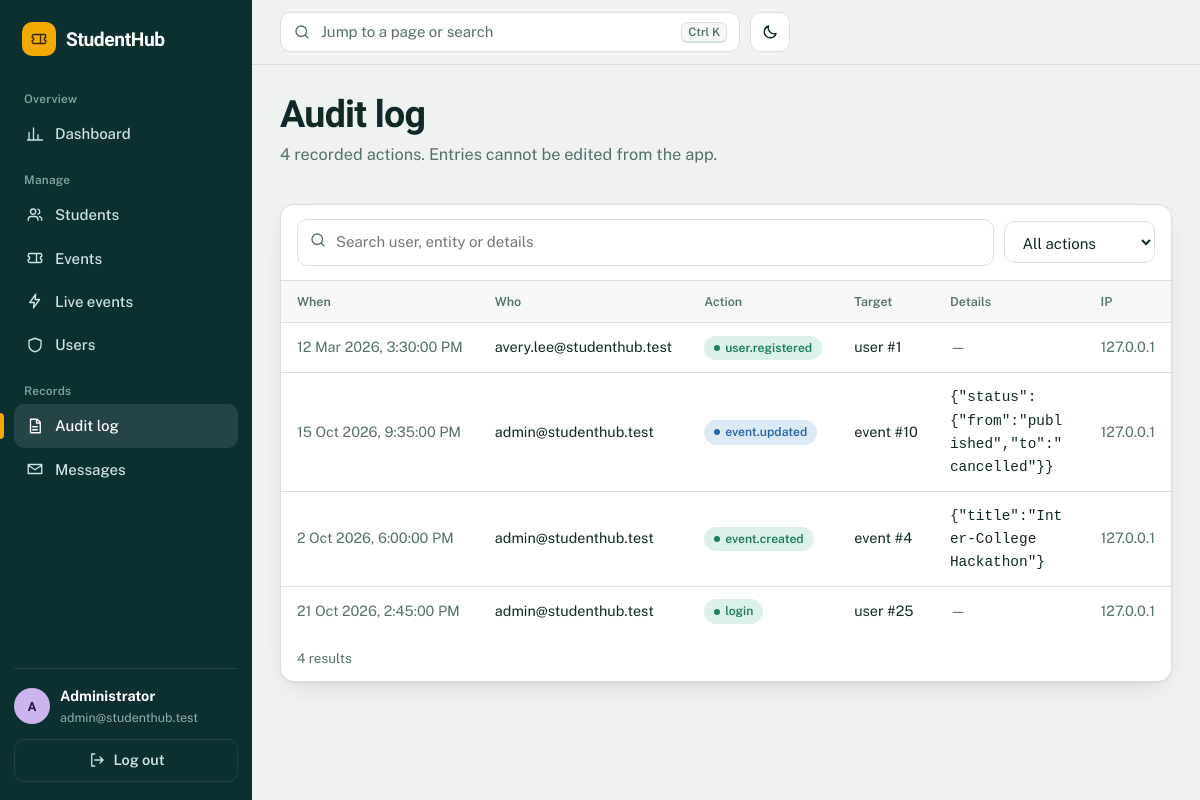
Screenshot of /audit.php (signed in) with the database file from the repository.
### tables this page shows
CREATE TABLE users (
  user_id BIGINT UNSIGNED NOT NULL AUTO_INCREMENT,
  email VARCHAR(254) NOT NULL,
  password_hash VARCHAR(255) NOT NULL,
  role ENUM('student','admin') NOT NULL DEFAULT 'student',
  status ENUM('active','inactive') NOT NULL DEFAULT 'active',
  last_login_at DATETIME DEFAULT NULL,
  created_at TIMESTAMP NOT NULL DEFAULT CURRENT_TIMESTAMP,
  PRIMARY KEY (user_id),
  UNIQUE KEY uq_users_email (email),
  KEY idx_users_role_status (role, status)
);

CREATE TABLE audit_logs (
  audit_id BIGINT UNSIGNED NOT NULL AUTO_INCREMENT,
  user_id BIGINT UNSIGNED DEFAULT NULL,
  action VARCHAR(80) NOT NULL,
  entity_type VARCHAR(80) NOT NULL,
  entity_id BIGINT UNSIGNED DEFAULT NULL,
  details TEXT DEFAULT NULL,                     
  ip_address VARCHAR(45) DEFAULT NULL,
  created_at TIMESTAMP NOT NULL DEFAULT CURRENT_TIMESTAMP,
  PRIMARY KEY (audit_id),
  KEY idx_audit_created (created_at),
  KEY idx_audit_user (user_id),
  KEY idx_audit_action (action),
  CONSTRAINT fk_audit_user FOREIGN KEY (user_id) REFERENCES users (user_id) ON UPDATE CASCADE ON DELETE SET NULL
);

### audit.php (the view, shortened to what the rows shown need)
<?php
require __DIR__ . '/includes/bootstrap.php';
require_login('admin');
$action = clean($_GET['action'] ?? '', 40);
$q = clean($_GET['q'] ?? '', 80);
$where = ['1=1']; $params = [];
$W = implode(' AND ', $where);
$total = (int) q_val("SELECT COUNT(*) FROM audit_logs a LEFT JOIN users u ON u.user_id = a.user_id WHERE $W", $params);
$p = paginate($total, (int) ($_GET['page'] ?? 1), 15);
$rows = q_all("SELECT a.*, u.email FROM audit_logs a LEFT JOIN users u ON u.user_id = a.user_id WHERE $W ORDER BY a.audit_id DESC LIMIT {$p['per']} OFFSET {$p['offset']}", $params);
$groups = ['' => 'All actions', 'login' => 'Sign-ins', 'user.' => 'Accounts', 'student.' => 'Students', 'event.' => 'Events', 'registration.' => 'Registrations', 'access.' => 'Access denied'];
$tone = static fn(string $a): string => str_contains($a, 'failed') || str_contains($a, 'denied') || str_contains($a, 'locked') || str_contains($a, 'deleted') || str_contains($a, 'purged') ? 'bad' : (str_contains($a, 'created') || $a === 'login' || str_contains($a, 'registered') ? 'ok' : 'info');
$query = array_filter(['q' => $q, 'action' => $action]);
render_header('Audit log', ['active' => 'audit', 'subtitle' => $total . ' recorded action' . ($total === 1 ? '' : 's') . '. Entries cannot be edited from the app.']);
?>
<div class="card card-flush">
  <form method="get" class="toolbar" data-autosubmit role="search">
    <div class="search"><?= icon('search') ?><input type="search" name="q" value="<?= h($q) ?>" placeholder="Search user, entity or details" aria-label="Search audit log"></div>
    <select name="action" aria-label="Action group"><?php foreach ($groups as $k => $l): ?><option value="<?= h($k) ?>"<?= $action === $k ? ' selected' : '' ?>><?= h($l) ?></option><?php endforeach; ?></select>
  </form>
  <?php if (!$rows): ?><div class="empty"><?= icon('log') ?><h3>No entries match</h3></div><?php else: ?>
  <div class="table-wrap"><table class="data">
    <thead><tr><th scope="col">When</th><th scope="col">Who</th><th scope="col">Action</th><th scope="col">Target</th><th scope="col">Details</th><th scope="col">IP</th></tr></thead>
    <tbody>
    <?php foreach ($rows as $r): ?>
      <tr>
        <td class="nowrap muted"><?= h(fmt_dt($r['created_at'], 'j M Y, g:i:s A')) ?></td>
        <td><?= h($r['email'] ?? 'system / guest') ?></td>
        <td><span class="badge badge-<?= $tone($r['action']) ?>"><?= h($r['action']) ?></span></td>
        <td class="nowrap"><?= h($r['entity_type']) ?><?= $r['entity_id'] ? ' #' . (int) $r['entity_id'] : '' ?></td>
        <td style="max-width:340px"><?php if ($r['details']): ?><code style="word-break:break-word"><?= h(mb_strimwidth($r['details'], 0, 160, '…')) ?></code><?php else: ?><span class="muted">—</span><?php endif; ?></td>
        <td class="muted"><?= h($r['ip_address'] ?? '') ?></td>
      </tr>
    <?php endforeach; ?>
    </tbody>
  </table></div>
  <?= pager($p, $query) ?>
  <?php endif; ?>
</div>
<?php render_footer();

### includes/ui.php (shortened to what the rows shown need)
<?php
function icon(string $name, string $class = 'icon'): string
{
    static $paths = [
        'home' => 'M3 11l9-8 9 8M5 10v10h14V10',
        'calendar' => 'M4 6h16v14H4zM4 10h16M8 3v4M16 3v4',
        'users' => 'M16 19v-1a4 4 0 0 0-4-4H7a4 4 0 0 0-4 4v1M9.5 11a3.5 3.5 0 1 0 0-7 3.5 3.5 0 0 0 0 7M21 19v-1a4 4 0 0 0-3-3.9M16 4.2a3.5 3.5 0 0 1 0 6.6',
        'user' => 'M12 12a4 4 0 1 0 0-8 4 4 0 0 0 0 8M4 21v-1a6 6 0 0 1 6-6h4a6 6 0 0 1 6 6v1',
        'chart' => 'M4 20V10M10 20V4M16 20v-7M22 20H2',
        'ticket' => 'M3 8a2 2 0 0 1 2-2h14a2 2 0 0 1 2 2v2a2 2 0 0 0 0 4v2a2 2 0 0 1-2 2H5a2 2 0 0 1-2-2v-2a2 2 0 0 0 0-4zM14 6v12',
        'shield' => 'M12 3l8 3v6c0 5-3.5 8-8 9-4.5-1-8-4-8-9V6z',
        'log' => 'M6 3h9l4 4v14H6zM14 3v5h5M9 13h6M9 17h6',
        'mail' => 'M3 6h18v12H3zM3 7l9 6 9-6',
        'search' => 'M11 18a7 7 0 1 0 0-14 7 7 0 0 0 0 14M20 20l-4-4',
        'plus' => 'M12 5v14M5 12h14',
        'edit' => 'M4 20h4L19 9l-4-4L4 16zM13 7l4 4',
        'trash' => 'M4 7h16M9 7V4h6v3M6 7l1 13h10l1-13',
        'download' => 'M12 4v11M7 11l5 5 5-5M4 20h16',
        'sun' => 'M12 16a4 4 0 1 0 0-8 4 4 0 0 0 0 8M12 2v2M12 20v2M2 12h2M20 12h2M5 5l1.5 1.5M17.5 17.5L19 19M5 19l1.5-1.5M17.5 6.5L19 5',
        'moon' => 'M20 14A8 8 0 0 1 10 4a8 8 0 1 0 10 10z',
        'logout' => 'M9 4H5v16h4M16 8l4 4-4 4M20 12H9',
        'menu' => 'M4 7h16M4 12h16M4 17h16',
        'x' => 'M6 6l12 12M18 6L6 18',
        'check' => 'M5 12l5 5 9-11',
        'alert' => 'M12 4l9 16H3zM12 10v4M12 17v.5',
        'info' => 'M12 21a9 9 0 1 0 0-18 9 9 0 0 0 0 18M12 11v5M12 8v.5',
        'upload' => 'M12 16V4M7 9l5-5 5 5M4 20h16',
        'eye' => 'M2 12s4-7 10-7 10 7 10 7-4 7-10 7S2 12 2 12M12 15a3 3 0 1 0 0-6 3 3 0 0 0 0 6',
        'archive' => 'M3 5h18v4H3zM5 9v10h14V9M10 13h4',
        'restore' => 'M4 12a8 8 0 1 1 3 6.2M4 19v-5h5',
        'pin' => 'M12 21s-7-6-7-11a7 7 0 0 1 14 0c0 5-7 11-7 11M12 12a2.5 2.5 0 1 0 0-5 2.5 2.5 0 0 0 0 5',
        'clock' => 'M12 21a9 9 0 1 0 0-18 9 9 0 0 0 0 18M12 7v5l3 2',
        'bolt' => 'M13 3L5 14h6l-1 7 8-11h-6z',
        'sort' => 'M8 9l4-4 4 4M8 15l4 4 4-4',
        'left' => 'M15 6l-6 6 6 6',
        'right' => 'M9 6l6 6-6 6',
        'lock' => 'M6 11h12v9H6zM8 11V8a4 4 0 0 1 8 0v3',
        'image' => 'M4 5h16v14H4zM4 16l4-4 4 4 3-3 5 5M9 10a1 1 0 1 0 0-.01',
        'sliders' => 'M4 7h10M18 7h2M4 17h2M10 17h10M14 5v4M6 15v4',
    ];
    $d = $paths[$name] ?? $paths['info'];
    return '<svg class="' . h($class) . '" viewBox="0 0 24 24" fill="none" stroke="currentColor" stroke-width="1.8" stroke-linecap="round" stroke-linejoin="round" aria-hidden="true" focusable="false"><path d="' . $d . '"/></svg>';
}
function avatar(string $name, string $size = ''): string
{
    $hue = abs(crc32($name)) % 360;
    return '<span class="avatar ' . h($size) . '" style="--hue:' . $hue . '" aria-hidden="true">' . h(initials($name)) . '</span>';
}
function pager(array $p, array $query = [], string $path = ''): string
{
    if ($p['pages'] <= 1) {
        return '<p class="pager-count">' . (int) $p['total'] . ' result' . ($p['total'] === 1 ? '' : 's') . '</p>';
    }
    $link = static function (int $n, string $label, bool $disabled = false, bool $current = false) use ($query, $path): string {
        if ($disabled) {
            return '<span class="pg disabled" aria-disabled="true">' . $label . '</span>';
        }
        $href = $path . '?' . http_build_query(array_merge($query, ['page' => $n]));
        return '<a class="pg' . ($current ? ' current' : '') . '" href="' . h($href) . '"' . ($current ? ' aria-current="page"' : '') . '>' . $label . '</a>';
    };
    $out = '<nav class="pager" aria-label="Pagination"><p class="pager-count">Showing ' . ($p['offset'] + 1) . '–' . min($p['offset'] + $p['per'], $p['total']) . ' of ' . $p['total'] . '</p><div class="pager-links">';
    $out .= $link($p['page'] - 1, icon('left') . '<span class="sr">Previous</span>', $p['page'] <= 1);
    $out .= $link($p['page'] + 1, '<span class="sr">Next</span>' . icon('right'), $p['page'] >= $p['pages']);
    return $out . '</div></nav>';
}
function render_header(string $title, array $o = []): void
{
    $user = current_user();
    $layout = $o['layout'] ?? ($user ? 'app' : 'public');
    $menu = menu_for($user);
    $flat = [];
    foreach ($menu as $items) {
        foreach ($items as $it) {
            $flat[] = ['label' => $it[1], 'href' => url($it[2])];
        }
    }
    $remaining = $user ? max(0, (int) cfg('session_timeout') - (time() - (int) ($_SESSION['last_activity'] ?? time()))) : 0;
    $body = [
        'class' => 'layout-' . $layout . ' ' . ($o['bodyClass'] ?? ''),
        'data-base' => base_path(),
        'data-csrf' => csrf_token(),
        'data-role' => $user['role'] ?? 'guest',
        'data-timeout' => $user ? (string) $remaining : '',
        'data-menu' => json_encode($flat, JSON_UNESCAPED_SLASHES | JSON_HEX_APOS | JSON_HEX_AMP | JSON_HEX_QUOT),
    ];
    $bodyAttrs = '';
    foreach ($body as $k => $v) {
        $bodyAttrs .= ' ' . $k . '="' . h($v) . '"';
    }
    ?>
<!DOCTYPE html>
<html lang="en">
<head>
  <link rel="stylesheet" href="<?= h(asset('assets/css/app.css')) ?>">
</head>
<body<?= $bodyAttrs ?>>
<?php if ($layout === 'app' && $user): ?>
  <div class="shell">
    <aside class="sidebar" id="sidebar" aria-label="Main navigation">
      <a class="brand" href="<?= h(url(home_for($user['role']))) ?>"><span class="brand-mark"><?= icon('ticket') ?></span><span>StudentHub</span></a>
      <nav>
        <?php foreach ($menu as $section => $items): ?>
          <?php if ($section !== ''): ?><p class="nav-section"><?= h($section) ?></p><?php endif; ?>
          <ul>
            <?php foreach ($items as [$ic, $text, $href, $key]): ?>
              <li><a href="<?= h(url($href)) ?>"<?= ($o['active'] ?? '') === $key ? ' class="active" aria-current="page"' : '' ?>><?= icon($ic) ?><span><?= h($text) ?></span></a></li>
            <?php endforeach; ?>
          </ul>
        <?php endforeach; ?>
      </nav>
      <div class="sidebar-foot">
        <div class="me">
          <?= avatar($user['full_name'] ?? $user['email']) ?>
          <div><strong><?= h($user['full_name'] ?? 'Administrator') ?></strong><small><?= h($user['email']) ?></small></div>
        </div>
        <form action="<?= h(url('logout.php')) ?>" method="post"><?= csrf_field() ?><button class="btn btn-ghost btn-block" type="submit"><?= icon('logout') ?>Log out</button></form>
      </div>
    </aside>
    <div class="shell-main">
      <header class="topbar">
        <button class="palette-trigger" type="button" data-palette-open><?= icon('search') ?><span>Jump to a page or search</span><kbd>Ctrl K</kbd></button>
        <button class="icon-btn" type="button" data-theme-toggle aria-label="Toggle colour theme"><?= icon('moon', 'icon i-moon') . icon('sun', 'icon i-sun') ?></button>
      </header>
      <main id="main" class="page" tabindex="-1">
        <div class="page-head">
          <div>
            <h1><?= h($title) ?></h1>
            <?php if (!empty($o['subtitle'])): ?><p class="lede"><?= h($o['subtitle']) ?></p><?php endif; ?>
          </div>
        </div>
<?php endif; ?>
<?php
}
function render_footer(): void
{
    $layout = $GLOBALS['__layout'] ?? 'public';
    if ($layout === 'app') {
        echo "      </main>\n    </div>\n  </div>\n";
    } elseif ($layout === 'auth') {
        echo "    </main>\n  </div>\n";
    } else {
        echo "  </main>\n  <footer class=\"pubfoot\"><div class=\"wrap\"><span>StudentHub · a semester project in PHP and MySQL</span><span>Built for Practicals 7–15</span></div></footer>\n";
    }
    ?>
</body>
</html>
<?php
}
    ?>

### rows the page displays
users: email "A", email "admin@studenthub.test"
audit_logs: created_at "12 Mar 2026, 3:30:00 PM", user.email "avery.lee@studenthub.test", action "user.registered", entity_type "user", entity "1", ip_address "127.0.0.1", audit_id "4"
audit_logs: created_at "15 Oct 2026, 9:35:00 PM", user.email "admin@studenthub.test", action "event.updated", entity_type "event", entity "10", details "{\"status\":{\"from\":\"published\",\"to\":\"cancelled\"}}", ip_address "127.0.0.1"
audit_logs: created_at "2 Oct 2026, 6:00:00 PM", user.email "admin@studenthub.test", action "event.created", entity_type "event", entity "4", details "{\"title\":\"Inter-College Hackathon\"}", ip_address "127.0.0.1"
audit_logs: created_at "21 Oct 2026, 2:45:00 PM", user.email "admin@studenthub.test", action "login", entity_type "user", entity "25", ip_address "127.0.0.1"

### other values shown
$section "Overview"
$text "Dashboard"
$section "Manage"
$text "Students"
$text "Events"
$text "Live events"
$text "Users"
$section "Records"
$text "Audit log"
$text "Messages"
$user['full_name'] "Administrator"
$title "Audit log"
$o['subtitle'] "4 recorded actions. Entries cannot be edited from the app."
form field action "All actions"
